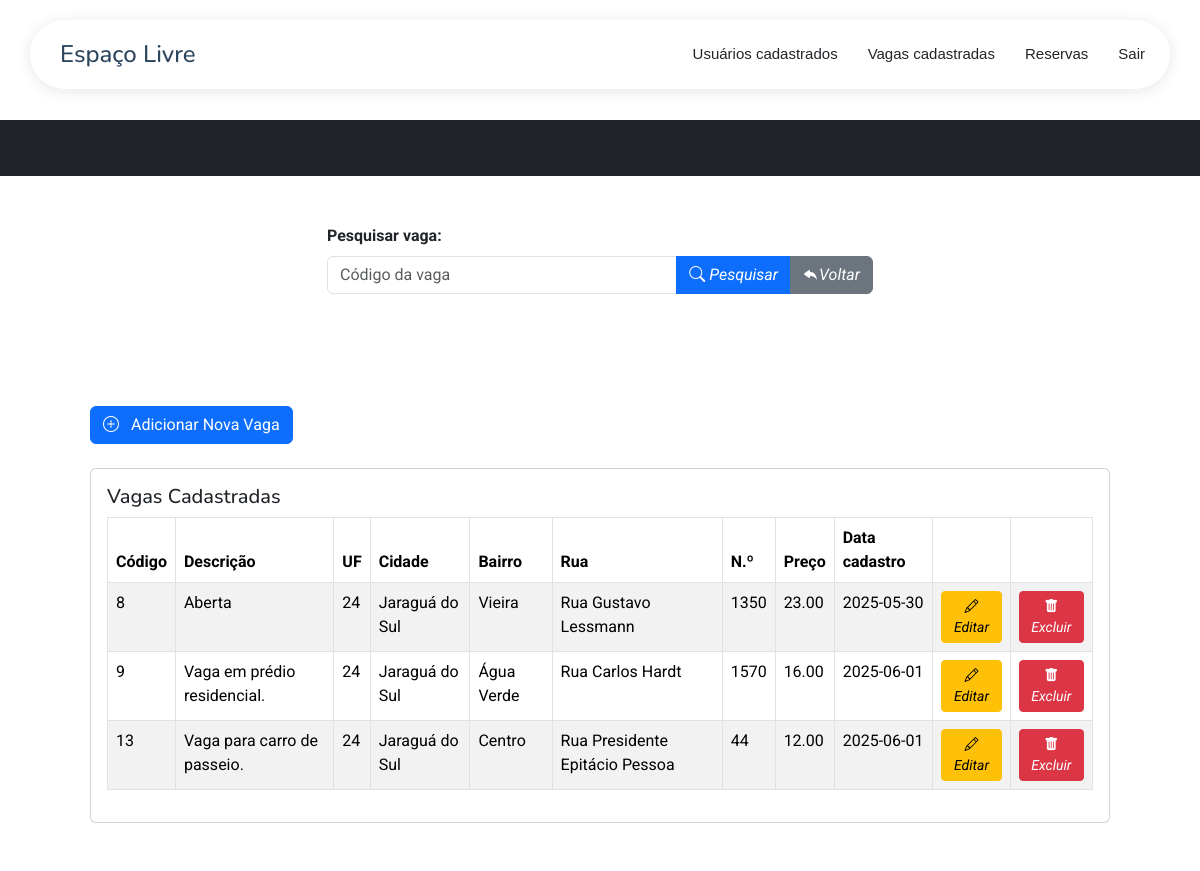
Before: /listaVagas.php with the older database file.
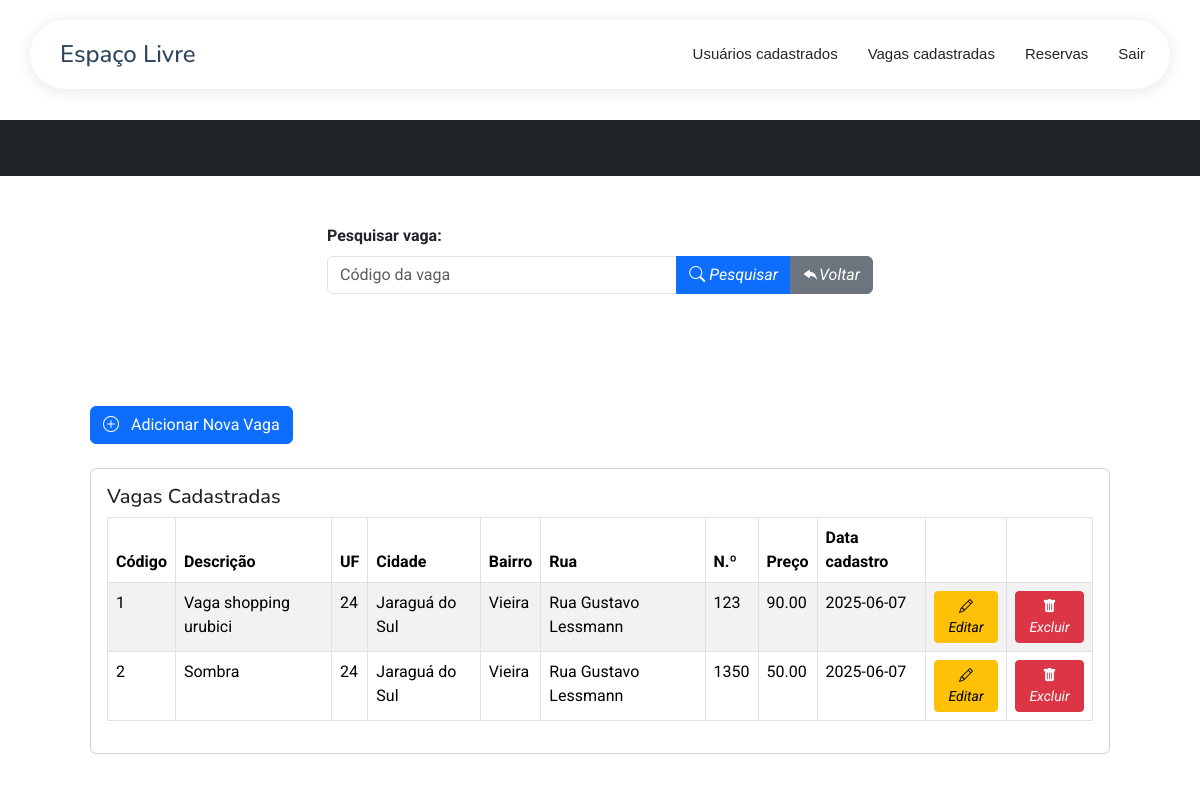
After: the same page with the newer database file.
### tables this page shows
CREATE TABLE `vagas` (
  `id` int(11) NOT NULL,
  `descricao` text NOT NULL,
  `cep` varchar(10) NOT NULL,
  `cidade` varchar(255) NOT NULL,
  `bairro` varchar(255) NOT NULL,
  `endereco` varchar(255) NOT NULL,
  `numero` varchar(20) DEFAULT NULL,
  `complemento` varchar(255) DEFAULT NULL,
  `foto_vaga` varchar(255) NOT NULL,
  `preco` decimal(10,2) NOT NULL,
  `id_uf` int(11) NOT NULL,
  `id_usuario` int(11) NOT NULL,
  `status_vaga` enum('ativa','inativa') NOT NULL DEFAULT 'ativa' COMMENT 'Status da vaga: ativa para listagem, inativa para não aparecer nas buscas',
  `dataCadastro` date DEFAULT curdate()
);

### listaVagas.php (the view, shortened to what this page needs)
<!DOCTYPE html>
<?php
include_once("conexao.php");
$sql_pesquisa = "SELECT * FROM `vagas`";
?>
<html lang="pt-br">
    <?php
        require_once 'components/head.php';
    ?>
<head>
</head>
<body>
    <?php require_once 'components/headerTres.php'; ?><br><br><br><br><br>
    <header class="bg-dark py-1">
    </header>
    <div class="content">
        <div class="container mt-5">
            <div class="row justify-content-center">
                <div class="col-lg-6">
                    <div class="mb-3">
                        <form action="" method="POST">
                            <label for="id_vaga" class="form-label"><b>Pesquisar vaga:</b></label>
                            <div class="input-group">
                                <input type="number" class="form-control" name="id_vaga" id="id_vaga" placeholder="Código da vaga" />
                                <button type="submit" name="btnPesquisarVagas" class="btn btn-primary">
                                    <i class="bi bi-search"> Pesquisar</i>
                                </button>
                                <button type="submit" name="btnRetornar" class="btn btn-secondary">
                                    <i class="bi bi-reply-fill">Voltar</i>
                                </button>
                            </div>
                        </form>
                    </div>
                </div>
            </div>
            <section class="py-5">
                <div class="container px-4 px-lg-5 mt-5">
                    <div class="mb-4">
                        <a href="cadastrarVaga.php" class="btn btn-primary">
                            <i class="bi bi-plus-circle me-2"></i> Adicionar Nova Vaga
                        </a>
                    </div>
                    <div class="card">
                        <div class="card-body">
                            <h5 class="card-title">Vagas Cadastradas</h5>
                            <div class="table-responsive">
                                <table class="table table-striped table-bordered w-100 table-expanded">
                                    <thead>
                                        <tr>
                                            <th scope="col">Código</th>
                                            <th scope="col">Descrição</th>
                                            <th scope="col">UF</th>
                                            <th scope="col">Cidade</th>
                                            <th scope="col">Bairro</th>
                                            <th scope="col">Rua</th>
                                            <th scope="col">N.º</th>
                                            <th scope="col">Preço</th>
                                            <th scope="col">Data cadastro</th>
                                            <th scope="col"></th>
                                            <th scope="col"></th>
                                        </tr>
                                    </thead>
                                    <tbody>
                                        <?php listarVagas($conexao, $sql_pesquisa); ?>
                                    </tbody>
                                </table>
                            </div>
                        </div>
                    </div>
                </div>
            </section>
        </div>
    </div>
</body>
</html>
<?php
    function listarVagas($conexao, $sql_pesquisa)
    {
        $result = mysqli_query($conexao, $sql_pesquisa);
        while ($linha = mysqli_fetch_assoc($result)) {
            echo "<tr>";
            echo "<td>" . $linha['id'] . "</td>";
            echo "<td>" . $linha['descricao'] . "</td>";
            echo "<td>" . $linha['id_uf'] . "</td>";
            echo "<td>" . $linha['cidade'] . "</td>";
            echo "<td>" . $linha['bairro'] . "</td>";
            echo "<td>" . $linha['endereco'] . "</td>";
            echo "<td>" . $linha['numero'] . "</td>";
            echo "<td>" . $linha['preco'] . "</td>";
            echo "<td>" . $linha['dataCadastro'] . "</td>";
            echo "<td>
                    <a class='btn btn-sm btn-warning' href='editVaga.php?id=" . $linha['id'] . "' id='editar' title='Editar'>
                        <i class='bi bi-pencil'>Editar</i>
                    </a>
                  </td>";
            echo "<td>
                    <a class='btn btn-sm btn-danger' href='deleteVaga.php?id=" . $linha['id'] . "' id='deletar' title='Delete' onclick=\"return confirm('Tem certeza que deseja excluir esta vaga?')\">
                        <i class='bi bi-trash-fill'>Excluir</i>
                    </a>
                  </td>";
            echo "</tr>";
        }
    }
?>

Changed rows visible on the page:
removed vagas: id "8", descricao "Aberta", id_uf "24", cidade "Jaraguá do Sul", bairro "Vieira", endereco "Rua Gustavo Lessmann", numero "1350", preco "23.00", dataCadastro "2025-05-30"
removed vagas: id "9", descricao "Vaga em prédio residencial.", id_uf "24", cidade "Jaraguá do Sul", bairro "Água Verde", endereco "Rua Carlos Hardt", numero "1570", preco "16.00", dataCadastro "2025-06-01"
removed vagas: id "13", descricao "Vaga para carro de passeio.", id_uf "24", cidade "Jaraguá do Sul", bairro "Centro", endereco "Rua Presidente Epitácio Pessoa", numero "44", preco "12.00", dataCadastro "2025-06-01"
added vagas: id "1", descricao "Vaga shopping urubici", id_uf "24", cidade "Jaraguá do Sul", bairro "Vieira", endereco "Rua Gustavo Lessmann", numero "123", preco "90.00", dataCadastro "2025-06-07"
added vagas: id "2", descricao "Sombra", id_uf "24", cidade "Jaraguá do Sul", bairro "Vieira", endereco "Rua Gustavo Lessmann", numero "1350", preco "50.00", dataCadastro "2025-06-07"
